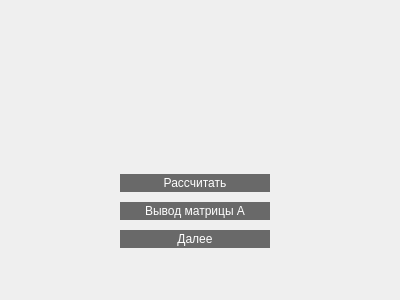
<?xml version="1.0" encoding="UTF-8"?>
<ui version="4.0">
 <class>Processor</class>
 <widget class="QDialog" name="Processor">
  <property name="geometry">
   <rect>
    <x>0</x>
    <y>0</y>
    <width>400</width>
    <height>300</height>
   </rect>
  </property>
  <property name="windowTitle">
   <string>Dialog</string>
  </property>
  <widget class="QLabel" name="label">
   <property name="geometry">
    <rect>
     <x>170</x>
     <y>110</y>
     <width>47</width>
     <height>13</height>
    </rect>
   </property>
   <property name="text">
    <string/>
   </property>
  </widget>
  <widget class="QLabel" name="label_2">
   <property name="geometry">
    <rect>
     <x>190</x>
     <y>100</y>
     <width>151</width>
     <height>31</height>
    </rect>
   </property>
   <property name="text">
    <string/>
   </property>
  </widget>
  <widget class="QWidget" name="layoutWidget">
   <property name="geometry">
    <rect>
     <x>120</x>
     <y>170</y>
     <width>150</width>
     <height>83</height>
    </rect>
   </property>
   <layout class="QVBoxLayout" name="verticalLayout">
    <item>
     <widget class="QPushButton" name="pushButton_2">
      <property name="styleSheet">
       <string notr="true"> font: 12pt &quot;Times New Roman&quot;;
 color:white;
background: #696969;;
border: 2px solid #696969;
border-radius: 12px; /* Радиус закругленых углов кнопки */</string>
      </property>
      <property name="text">
       <string>Рассчитать</string>
      </property>
     </widget>
    </item>
    <item>
     <widget class="QPushButton" name="pushButton_3">
      <property name="styleSheet">
       <string notr="true"> font: 12pt &quot;Times New Roman&quot;;
 color:white;
background: #696969;;
border: 2px solid #696969;
border-radius: 12px; /* Радиус закругленых углов кнопки */</string>
      </property>
      <property name="text">
       <string>Вывод матрицы А</string>
      </property>
     </widget>
    </item>
    <item>
     <widget class="QPushButton" name="pushButton">
      <property name="styleSheet">
       <string notr="true"> font: 12pt &quot;Times New Roman&quot;;
 color:white;
background: #696969;;
border: 2px solid #696969;
border-radius: 12px; /* Радиус закругленых углов кнопки */</string>
      </property>
      <property name="text">
       <string>Далее</string>
      </property>
     </widget>
    </item>
   </layout>
  </widget>
 </widget>
 <resources/>
 <connections/>
</ui>
